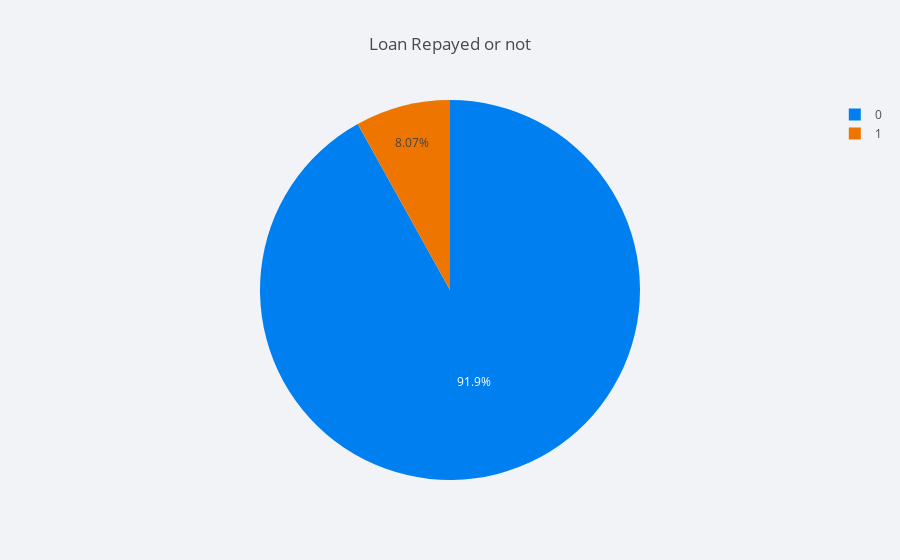

The cell this chart's notebook holds for it:
### Markdown cell above
### Data is balanced or imbalanced

### Code cell
temp = application_train["TARGET"].value_counts()
df = pd.DataFrame({'labels': temp.index,
                   'values': temp.values
                  })
df.iplot(kind='pie',labels='labels',values='values', title='Loan Repayed or not')

### Figure 1 — Plotly figure (JSON) as saved in the notebook; plotly's stock layout.template omitted (floating-point values rounded to 4 significant figures)
{"data": [{"labels": [0, 1], "marker": {"colors": ["rgba(0, 128, 240, 1.0)", "rgba(238, 118, 0, 1.0)"]}, "name": "", "type": "pie", "values": [282686, 24825]}], "layout": {"legend": {"bgcolor": "#F2F3F7", "font": {"color": "#505050"}}, "paper_bgcolor": "#F2F3F7", "plot_bgcolor": "#F2F3F7", "title": "Loan Repayed or not", "titlefont": {"color": "#484848"}}}
